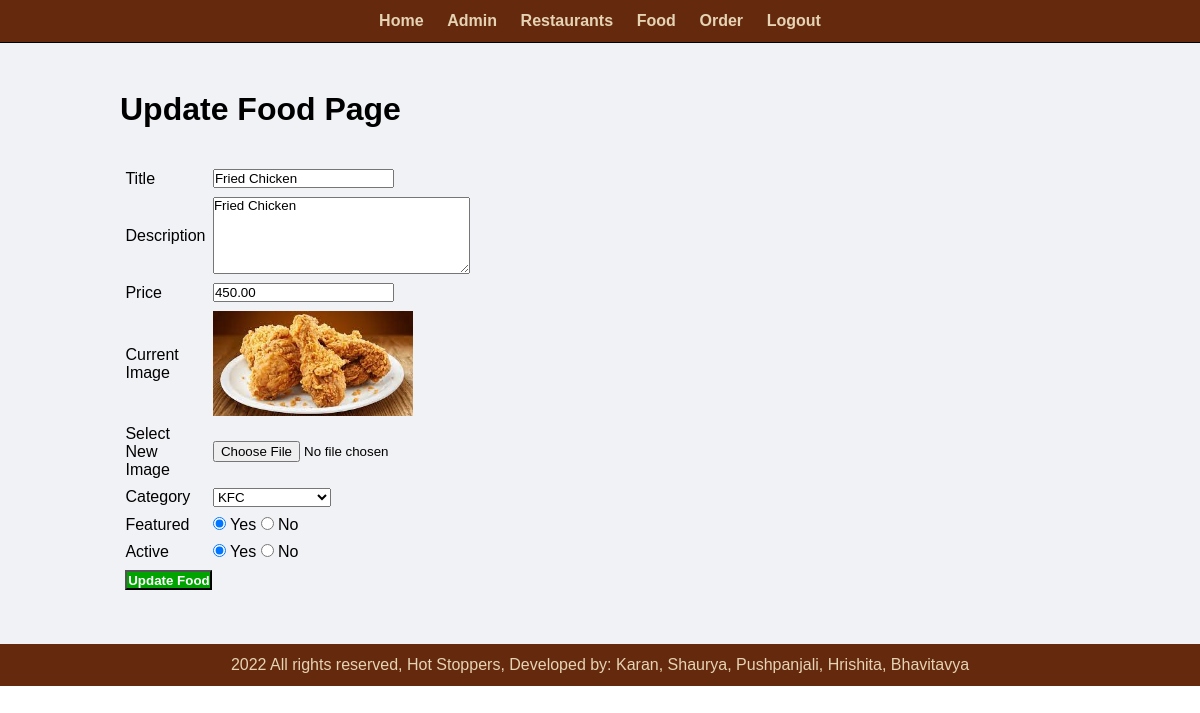
/admin/update-food.php?id=5 (signed in), run on the app's committed database.
### tables this page shows
CREATE TABLE `tbl_food` (
  `id` int(10) UNSIGNED NOT NULL,
  `title` varchar(100) NOT NULL,
  `description` text NOT NULL,
  `price` decimal(10,2) NOT NULL,
  `image_name` varchar(255) NOT NULL,
  `category_id` int(10) UNSIGNED NOT NULL,
  `featured` varchar(10) NOT NULL,
  `active` varchar(10) NOT NULL
);

CREATE TABLE `tbl_category` (
  `id` int(10) UNSIGNED NOT NULL,
  `title` varchar(100) NOT NULL,
  `image_name` varchar(255) NOT NULL,
  `featured` varchar(10) NOT NULL,
  `active` varchar(10) NOT NULL
);

### admin/update-food.php (the view, shortened to what this page needs)
<?php include('partials/menu.php'); ?>
<?php
    if(isset($_GET['id']))
    {
        $id = $_GET['id'];
        $sql2 = "SELECT *FROM tbl_food WHERE id=$id";
        $res2 = mysqli_query($conn, $sql2);
        $row2 = mysqli_fetch_assoc($res2);
        $title = $row2['title'];
        $description = $row2['description'];
        $price = $row2['price'];
        $current_image = $row2['image_name'];
        $current_category = $row2['category_id'];
        $featured = $row2['featured'];
        $active = $row2['active'];
    }
    else
    {
        header('location:'.SITEURL.'admin/manage-food.php');
    }
?>
<div class="main-content">
<div class="wrapper">
<h1>Update Food Page</h1>
<br><br>
<form action="" method="POST" enctype="multipart/form-data">
<table class="tbl-30">
<tr>
    <td>Title</td>
    <td>
        <input type="text" name="title" value="<?php echo $title?>" >
    </td>
</tr>
<tr>
    <td>Description</td>
    <td>
        <textarea name="description" cols="30" rows="5"><?php echo $description; ?></textarea>
    </td>
</tr>
<tr>
    <td>Price</td>
    <td>
        <input type="number" name="price" value="<?php echo $price; ?>">
    </td>
</tr>
<tr>
    <td>Current Image</td>
    <td>
        <?php
            if($current_image == "")
            {
                echo "<div class='error'>Image Not Available</div>";
            }
            else
            {
                ?>
                <img src="<?php echo SITEURL; ?>images/food/<?php echo $current_image; ?>" width="200px" >
                <?php
            }
        ?>
    </td>
</tr>
<tr>
    <td>Select New Image</td>
    <td>
        <input type="file" name="image">
    </td>
</tr>
<tr>
    <td>Category</td>
    <td>
        <select name="category">
        <?php
        $sql = "SELECT * FROM tbl_category WHERE active='Yes'";
        $res = mysqli_query($conn, $sql);
        $count = mysqli_num_rows($res);
        if($count>0)
        {
            while($row=mysqli_fetch_assoc($res))
            {
                $category_title = $row['title'];
                $category_id = $row['id'];
               ?>
                <option <?php if($current_category==$category_id){echo "selected";} ?> value="<?php echo $category_id; ?>"><?php echo $category_title ?></option>
               <?php
            }
        }
        else
        {
            echo "<option value='0'>Category Not Available</option>";
        }
        ?>
        </select>
    </td>
</tr>
<tr>
    <td>Featured</td>
    <td>
        <input <?php if($featured=="Yes") {echo "checked";} ?> type="radio" name="featured" value="Yes"> Yes
        <input <?php if($featured=="No") {echo "checked";} ?> type="radio" name="featured" value="No"> No
    </td>
</tr>
<tr>
    <td>Active</td>
    <td>
        <input <?php if($active=="Yes") {echo "checked";} ?> type="radio" name="active" value="Yes"> Yes
        <input <?php if($active=="No") {echo "checked";} ?> type="radio" name="active" value="No"> No
    </td>
</tr>
<tr>
    <td>
        <input type="submit" name="submit" value="Update Food" class="btn-secondary">
    </td>
</tr>
</table>
</form>
</div>
</div>
<?php include('partials/footer.php'); ?>

### css/admin.css (style rules this page uses)
* { margin: 0; padding: 0; font-family: Arial, Helvetica, sans-serif; }
.wrapper { padding: 1%; width: 80%; margin: 0 auto; }
.tbl-30 { width: 30%; }
table tr td { padding: 1%; }
.btn-secondary { background-color: #00A300; padding: 1%; color: white; text-decoration: none; font-weight: bold; }
.main-content { background-color: #f1f2f6; padding: 3% 0; }

### data on the page
tbl_food: title "Fried Chicken", description "Fried Chicken", price "450.00", image_name (picture), category "KFC", featured "☑", active "☑"
